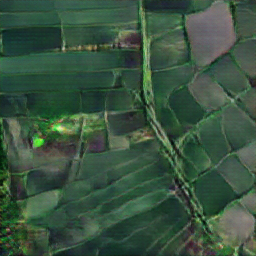
#> input picture SuperResolution/classification/testimg.png, 256 x 256 px
$ python kmeans_cv.py
#> lines starting #> are read from the running program, lines starting #| are printed output that depends on the picture
# coding: utf-8
import cv2
import numpy as np
import matplotlib.pyplot as plt

#读取原始图像
img = cv2.imread('testimg.png')
#> img is the input picture: shape (256, 256, 3); mean B, G, R 63.5, 83.2, 57.2
print(img.shape)
#| (256, 256, 3)

#图像二维像素转换为一维
data = img.reshape((-1,3))
data = np.float32(data)

#定义中心 (type,max_iter,epsilon)
criteria = (cv2.TERM_CRITERIA_EPS +
            cv2.TERM_CRITERIA_MAX_ITER, 10, 1.0)

#设置标签
flags = cv2.KMEANS_RANDOM_CENTERS

#K-Means聚类 聚集成2类
compactness, labels2, centers2 = cv2.kmeans(data, 2, None, criteria, 10, flags)
#> compactness = 43813871.1; centers2 = [[83.21, 106.5, 84.37], [53.07, 70.84, 42.91]]

#K-Means聚类 聚集成4类
compactness, labels4, centers4 = cv2.kmeans(data, 4, None, criteria, 10, flags)
#> compactness = 21148454.5; centers4 = [[53.78, 73.01, 43.37], [69.98, 92.13, 64.1], [95.87, 119.6, 103.5], [41.25, 53.39, 30.24]]

#K-Means聚类 聚集成8类
compactness, labels8, centers8 = cv2.kmeans(data, 8, None, criteria, 10, flags)
#> compactness = 13393987; centers8 = [[115.7, 163.2, 138.7], [106.1, 118.6, 115], [86.18, 108.6, 89.98], [50.34, 68.69, 39.18], [40.17, 51.13, 29.26], [61.66, 82.31, 52.67], [82.6, 154.3, 97.08], [72.51, 95.32, 67.63]]

#K-Means聚类 聚集成16类
compactness, labels16, centers16 = cv2.kmeans(data, 16, None, criteria, 10, flags)
#> compactness = 9433608.9; centers16 = 16 rows, first 8: [112.8, 177.8, 139.9], [72.53, 155.3, 84.05], [63.58, 217.2, 92.27], [62.01, 112.6, 64.29], [73.45, 89.4, 75.38], [89, 126.9, 96.35], [43.6, 91.83, 40.22], [53.78, 66.56, 45.81]

#K-Means聚类 聚集成64类
compactness, labels64, centers64 = cv2.kmeans(data, 64, None, criteria, 10, flags)
#> compactness = 4381087.8; centers64 = 64 rows, first 8: [98.35, 160.6, 136.9], [13.08, 24.51, 9.54], [31.7, 28.3, 21.11], [93.16, 124.6, 87.07], [112.9, 124.3, 126.5], [107, 216.7, 159.6], [25.37, 28.83, 30.83], [38.45, 44.08, 22.96]

#图像转换回uint8二维类型
centers2 = np.uint8(centers2)
#> centers2 = [[83, 106, 84], [53, 70, 42]]
res = centers2[labels2.flatten()]
dst2 = res.reshape((img.shape))
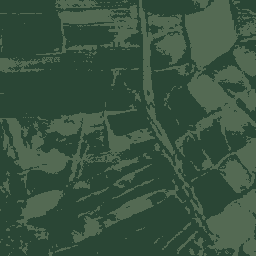
#> dst2: shape (256, 256, 3); mean B, G, R 63.4, 82.4, 56.5

centers4 = np.uint8(centers4)
#> centers4 = [[53, 73, 43], [69, 92, 64], [95, 119, 103], [41, 53, 30]]
res = centers4[labels4.flatten()]
dst4 = res.reshape((img.shape))
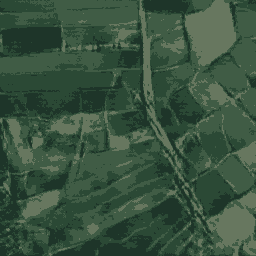
#> dst4: shape (256, 256, 3); mean B, G, R 62.7, 83, 57

centers8 = np.uint8(centers8)
#> centers8 = [[115, 163, 138], [106, 118, 115], [86, 108, 89], [50, 68, 39], [40, 51, 29], [61, 82, 52], [82, 154, 97], [72, 95, 67]]
res = centers8[labels8.flatten()]
dst8 = res.reshape((img.shape))
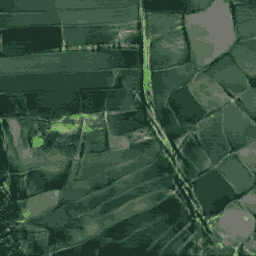
#> dst8: shape (256, 256, 3); mean B, G, R 63.1, 82.7, 56.8

centers16 = np.uint8(centers16)
#> centers16 = 16 rows, first 8: [112, 177, 139], [72, 155, 84], [63, 217, 92], [62, 112, 64], [73, 89, 75], [89, 126, 96], [43, 91, 40], [53, 66, 45]
res = centers16[labels16.flatten()]
dst16 = res.reshape((img.shape))

centers64 = np.uint8(centers64)
#> centers64 = 64 rows, first 8: [98, 160, 136], [13, 24, 9], [31, 28, 21], [93, 124, 87], [112, 124, 126], [107, 216, 159], [25, 28, 30], [38, 44, 22]
res = centers64[labels64.flatten()]
dst64 = res.reshape((img.shape))

#图像转换为RGB显示
img = cv2.cvtColor(img, cv2.COLOR_BGR2RGB)
dst2 = cv2.cvtColor(dst2, cv2.COLOR_BGR2RGB)
dst4 = cv2.cvtColor(dst4, cv2.COLOR_BGR2RGB)
dst8 = cv2.cvtColor(dst8, cv2.COLOR_BGR2RGB)
dst16 = cv2.cvtColor(dst16, cv2.COLOR_BGR2RGB)
dst64 = cv2.cvtColor(dst64, cv2.COLOR_BGR2RGB)

#用来正常显示中文标签
plt.rcParams['font.sans-serif']=['SimHei']

#显示图像
titles = [u'原始图像', u'聚类图像 K=2', u'聚类图像 K=4',
          u'聚类图像 K=8', u'聚类图像 K=16',  u'聚类图像 K=64']
images = [img, dst2, dst4, dst8, dst16, dst64]
for i in range(6):
   plt.subplot(2,3,i+1), plt.imshow(images[i], 'gray'),
   plt.title(titles[i])
   plt.xticks([]),plt.yticks([])
plt.show()
